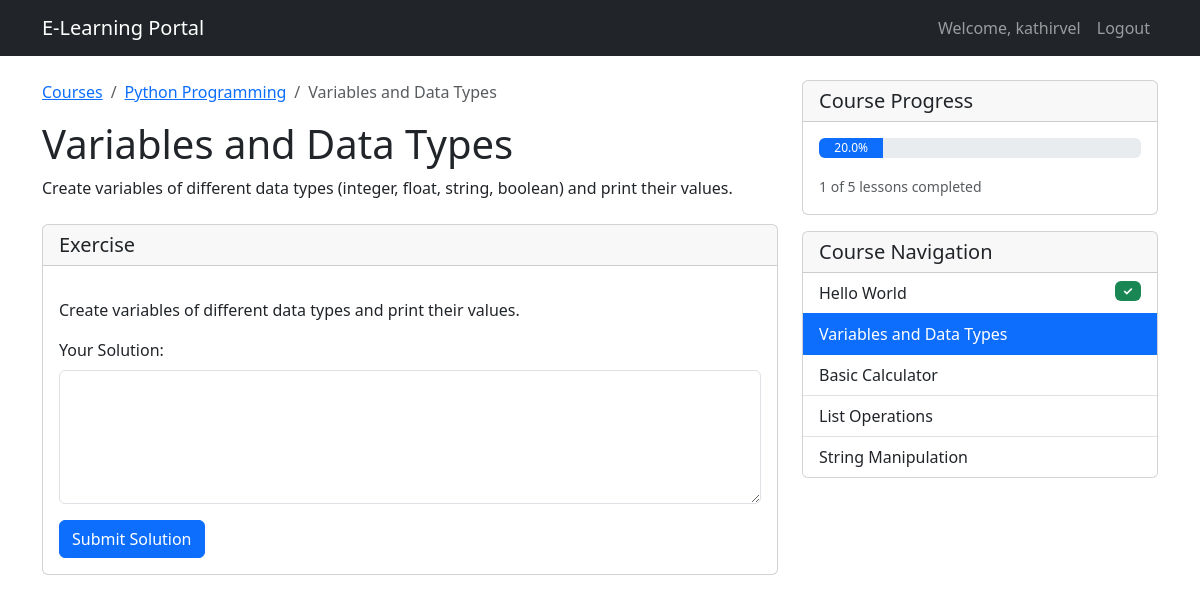
The app's page /course/1/lesson/2/ (signed in) with its own data.
### courses/models.py (models this page shows, shortened)
class Course(models.Model):
    title = models.CharField(max_length=200)
    description = models.TextField()
    language = models.CharField(max_length=50)
    created_at = models.DateTimeField(auto_now_add=True)
    updated_at = models.DateTimeField(auto_now=True)
    image = models.ImageField(upload_to='course_images/', null=True, blank=True)

class Lesson(models.Model):
    course = models.ForeignKey(Course, on_delete=models.CASCADE, related_name='lessons')
    title = models.CharField(max_length=200)
    content = models.TextField()
    order = models.IntegerField()
    exercise = models.TextField(blank=True)
    solution = models.TextField(blank=True)
    class Meta:
        ordering = ['order']

class UserProgress(models.Model):
    user = models.ForeignKey(User, on_delete=models.CASCADE)
    course = models.ForeignKey(Course, on_delete=models.CASCADE)
    completed_lessons = models.ManyToManyField(Lesson, blank=True)
    last_accessed = models.DateTimeField(auto_now=True)
    def progress_percentage(self):
        total_lessons = self.course.lessons.count()
        if total_lessons == 0:
            return 0
        return (self.completed_lessons.count() / total_lessons) * 100
    class Meta:
        unique_together = ('user', 'course')

### courses/views.py (the view, shortened to what this page needs)
# urls.py: path('course/<int:course_id>/lesson/<int:lesson_id>/', views.lesson_detail, name='lesson_detail'),
@login_required
def lesson_detail(request, course_id, lesson_id):
    course = get_object_or_404(Course, id=course_id)
    lesson = get_object_or_404(Lesson, id=lesson_id, course=course)
    progress, created = UserProgress.objects.get_or_create(
        user=request.user,
        course=course
    )
    return render(request, 'courses/lesson_detail.html', {
        'course': course,
        'lesson': lesson,
        'progress': progress
    })

### courses/templates/courses/lesson_detail.html (shortened to what this page needs)
{% extends 'courses/base.html' %}
{% block content %}
<div class="row">
    <div class="col-md-8">
        <nav aria-label="breadcrumb">
            <ol class="breadcrumb">
                <li class="breadcrumb-item"><a href="{% url 'courses:course_list' %}">Courses</a></li>
                <li class="breadcrumb-item"><a href="{% url 'courses:course_detail' course.id %}">{{ course.title }}</a></li>
                <li class="breadcrumb-item active">{{ lesson.title }}</li>
            </ol>
        </nav>
        <h1>{{ lesson.title }}</h1>
        <div class="lesson-content mb-4">
            {{ lesson.content|linebreaks }}
        </div>
        {% if lesson.exercise %}
        <div class="card mb-4">
            <div class="card-header">
                <h5 class="mb-0">Exercise</h5>
            </div>
            <div class="card-body">
                <p>{{ lesson.exercise|linebreaks }}</p>
                <form method="post" class="mt-3">
                    <div class="mb-3">
                        <label for="solution" class="form-label">Your Solution:</label>
                        <textarea class="form-control" id="solution" name="solution" rows="5" required></textarea>
                    </div>
                    <button type="submit" class="btn btn-primary">Submit Solution</button>
                </form>
            </div>
        </div>
        {% endif %}
    </div>
    <div class="col-md-4">
        <div class="card">
            <div class="card-header">
                <h5 class="mb-0">Course Progress</h5>
            </div>
            <div class="card-body">
                <div class="progress mb-3">
                    <div class="progress-bar" role="progressbar"
                         style="width: {{ progress.progress_percentage }}%"
                         aria-valuenow="{{ progress.progress_percentage }}"
                         aria-valuemin="0"
                         aria-valuemax="100">
                        {{ progress.progress_percentage|floatformat:1 }}%
                    </div>
                </div>
                <p class="card-text">
                    <small class="text-muted">
                        {{ progress.completed_lessons.count }} of {{ course.lessons.count }} lessons completed
                    </small>
                </p>
            </div>
        </div>
        <div class="card mt-3">
            <div class="card-header">
                <h5 class="mb-0">Course Navigation</h5>
            </div>
            <div class="list-group list-group-flush">
                {% for l in course.lessons.all %}
                <a href="{% url 'courses:lesson_detail' course.id l.id %}"
                   class="list-group-item list-group-item-action {% if l.id == lesson.id %}active{% endif %}">
                    {{ l.title }}
                    {% if l in progress.completed_lessons.all %}
                    <span class="badge bg-success float-end">✓</span>
                    {% endif %}
                </a>
                {% endfor %}
            </div>
        </div>
    </div>
</div>
{% endblock %}

### courses/templates/courses/base.html (shortened to what this page needs)
<!DOCTYPE html>
<html lang="en">
<head>
    <link href="https://cdn.jsdelivr.net/npm/bootstrap@5.3.0/dist/css/bootstrap.min.css" rel="stylesheet">
</head>
<body>
    <nav class="navbar navbar-expand-lg navbar-dark bg-dark">
        <div class="container">
            <a class="navbar-brand" href="{% url 'courses:course_list' %}">E-Learning Portal</a>
            <div class="collapse navbar-collapse" id="navbarNav">
                <ul class="navbar-nav ms-auto">
                    {% if user.is_authenticated %}
                        <li class="nav-item">
                            <span class="nav-link">Welcome, {{ user.username }}</span>
                        </li>
                        <li class="nav-item">
                            <a class="nav-link" href="{% url 'logout' %}">Logout</a>
                        </li>
                    {% else %}
                        <li class="nav-item">
                            <a class="nav-link" href="{% url 'login' %}">Login</a>
                        </li>
                    {% endif %}
                </ul>
            </div>
        </div>
    </nav>
    <div class="container mt-4">
        {% block content %}
        {% endblock %}
    </div>
</body>
</html>

### courses/templates/courses/base.html (style rules this page uses)
.progress { height: 20px; }

### records on screen
Course: title "Python Programming", lessons.count "5"
Lesson: title "Variables and Data Types", content "Create variables of different data types (integer, float, string, boolean) and print their values.", exercise "Create variables of different data types and print their values."
UserProgress: progress_percentage "20.0", completed_lessons.count "1"
Lesson: title "Hello World"
Lesson: title "Basic Calculator"
Lesson: title "List Operations"
Lesson: title "String Manipulation"

### other values on screen
{{ user.username }} "kathirvel"
